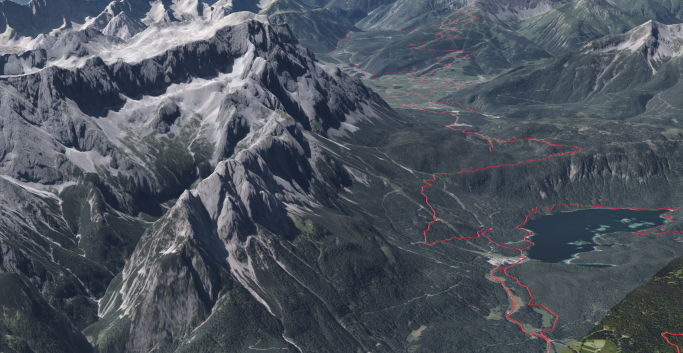
#> input picture image1.png, 1366 x 705 px, found by its file name (shown at 1/2 size)
$ python a3.py
#> lines starting #> are read from the running program, lines starting #| are printed output that depends on the picture; long printed decimals are rounded
import cv2
import numpy as np
from matplotlib import pyplot as plt

def compute_ego_motion_and_depth(image1_path, image2_path, camera_matrix):
    # Load images
#> called with image1_path = 'hills/image1.png', image2_path = 'hills/image2.png', camera_matrix = array of shape (3, 3)
    img1 = cv2.imread(image1_path, cv2.IMREAD_GRAYSCALE)
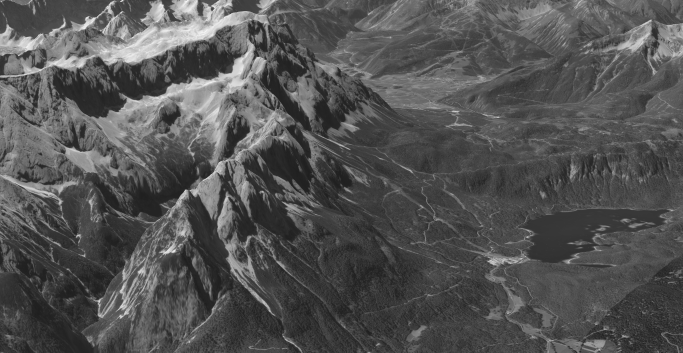
#> img1: shape (705, 1366) (shown at 1/2 size); min 28, max 249, mean 82.9
    img2 = cv2.imread(image2_path, cv2.IMREAD_GRAYSCALE)
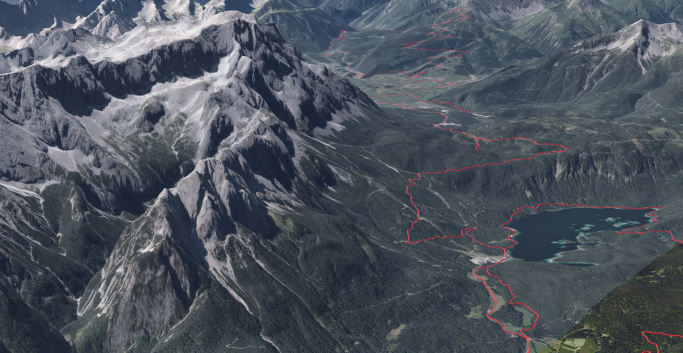
#> input picture image2.png, 1366 x 705 px, found by its file name (shown at 1/2 size)
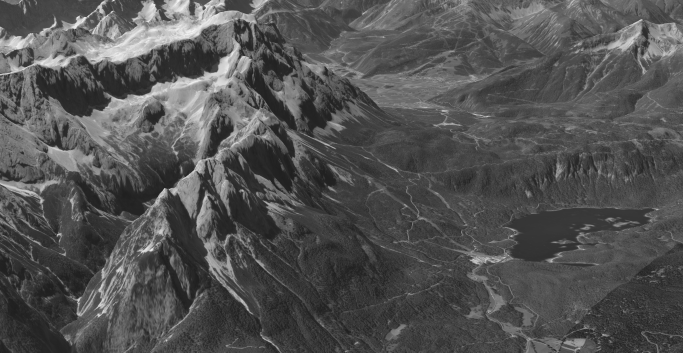
#> img2: shape (705, 1366) (shown at 1/2 size); min 28, max 249, mean 82.3

    plt.subplot(1,3,1)
    plt.imshow(img1, cmap="gray")
    plt.title("Image 1")
    plt.subplot(1,3,2)
    plt.imshow(img2, cmap="gray")
    plt.title("Image 2")
    #plt.show()

    # Detect ORB keypoints and descriptors
    orb = cv2.ORB_create()
    keypoints1, descriptors1 = orb.detectAndCompute(img1, None)
#> keypoints1 = 500 keypoints; strongest (x, y, size): (371, 379, 31), (371, 380, 37.2), (372, 380, 44.6), (190, 36, 31)
    keypoints2, descriptors2 = orb.detectAndCompute(img2, None)
#> keypoints2 = 500 keypoints; strongest (x, y, size): (329, 377, 31), (328, 377, 44.6), (156, 33, 31), (339, 378, 31)

    # Convert descriptors to CV_32F for FLANN matcher
    descriptors1 = np.float32(descriptors1)
    descriptors2 = np.float32(descriptors2)

    # Match features using FLANN matcher
    index_params = dict(algorithm=1, trees=5)  # FLANN parameters for KDTree
    search_params = dict(checks=50)  # Number of checks for nearest neighbor search
    matcher = cv2.FlannBasedMatcher(index_params, search_params)

    matches = matcher.knnMatch(descriptors1, descriptors2, k=2)
#> matches = 500 matches

    # Filter matches using Lowe's ratio test
    good_matches = []
    for m, n in matches:
        if m.distance < 0.75 * n.distance:
            good_matches.append(m)
#> after the loop, good_matches = 187 matches

    # Extract matched keypoints
    pts1 = np.float32([keypoints1[m.queryIdx].pt for m in good_matches])
#> pts1 = 187 pairs, first value 60 to 1188, second value 33 to 631.2
    pts2 = np.float32([keypoints2[m.trainIdx].pt for m in good_matches])
#> pts2 = 187 pairs, first value 40.8 to 1155, second value 32 to 628.8

    # Compute Essential matrix
    E, mask = cv2.findEssentialMat(pts1, pts2, camera_matrix, method=cv2.RANSAC, prob=0.999, threshold=1.0)
#> E = [[-0.000131, -0.0343, 0.0848], [0.0346, 0.00277, -0.701], [-0.0839, 0.701, 0.00274]]; mask = 187 values, max 1 at index 0, min 0 at index 3, mean 0.84

    # Recover pose (rotation and translation)
    _, R, t, mask_pose = cv2.recoverPose(E, pts1, pts2, camera_matrix)
#> R = [[1, -0.00151, 0.000932], [0.0015, 1, 0.00402], [-0.000938, -0.00402, 1]]; t = [-0.992, -0.12, -0.048]; mask_pose = 187 values, max 255 at index 0, min 0 at index 44, mean 253.6

    print("Rotation Matrix:\n", R)
#| Rotation Matrix:
#|  [[ 9.99998430e-01 -1.50668601e-03  9.32180583e-04]
#|  [ 1.50292247e-03  9.99990770e-01  4.02496218e-03]
#|  [-9.38236333e-04 -4.02355486e-03  9.99991465e-01]]
    print("Translation Vector:\n", t)
#| Translation Vector:
#|  [[-0.9916]
#|  [-0.1201]
#|  [-0.04796]]

    # Compute depth map using stereo triangulation
    disparity_map = compute_disparity_map(img1, img2)
#> in compute_disparity_map, `disparity_map = stereo.compute(img1, img2)`:
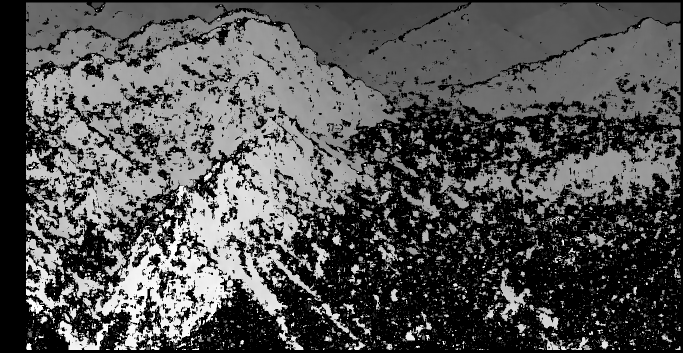
#> disparity_map: shape (705, 1366) int16 (shown at 1/2 size); min -16, max 752, mean 233.5; drawn with min black and max white

    # Normalize for visualization
    disparity_map_normalized = cv2.normalize(disparity_map, None, alpha=0, beta=255,
                                             norm_type=cv2.NORM_MINMAX).astype(np.uint8)

    plt.subplot(1,3,3)
    plt.imshow(disparity_map_normalized, cmap='gray')
    plt.title("Disparity Map")
    plt.show()

    plt.imshow(disparity_map_normalized, cmap='gray')
    plt.title("Disparity Map")
    plt.colorbar()
    plt.show()
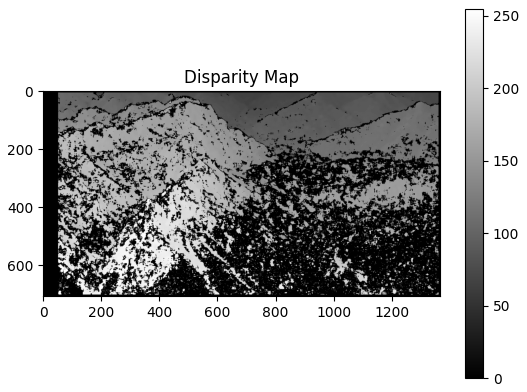
#> figure drawn by matplotlib, 2 panels
    return R, t, disparity_map

def compute_disparity_map(img1, img2):
    # Create StereoBM object and compute disparity map
    stereo = cv2.StereoBM_create(numDisparities=16*3, blockSize=11)
    disparity_map = stereo.compute(img1, img2)


    return disparity_map

# Example usage:
if __name__ == "__main__":
    # Replace with paths to your images and camera intrinsic matrix
    base_dir = "hills/"
    image1_path = base_dir+"image1.png"
    image2_path = base_dir+"image2.png"

    # Example camera intrinsic matrix (fx, fy assumed equal; cx and cy are principal points)
    camera_matrix = np.array([[700, 0, 640],
                               [0, 700, 360],
                               [0, 0, 1]])

    R, t, depth_map = compute_ego_motion_and_depth(image1_path, image2_path, camera_matrix)
#> t = [-0.992, -0.12, -0.048]
